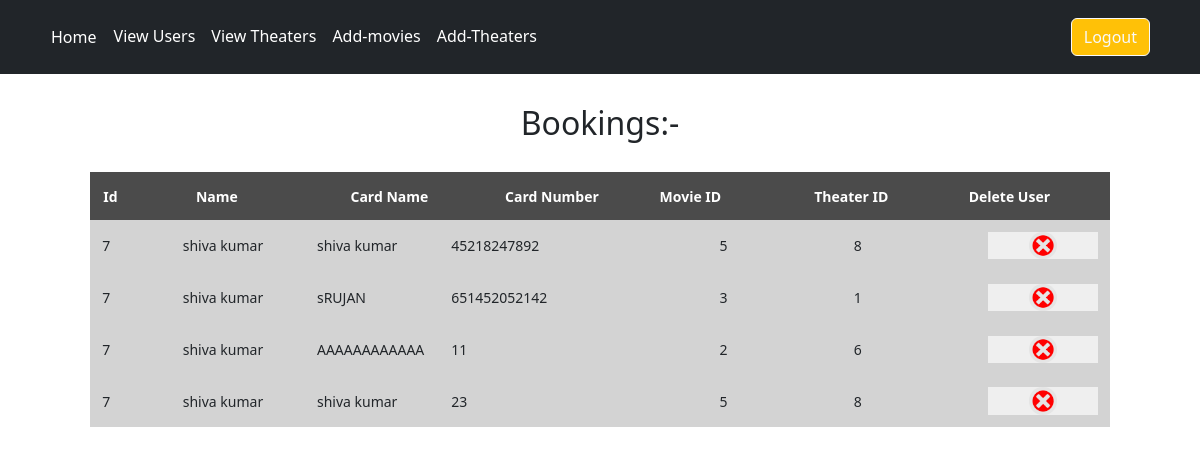
/adminRecords.php, run on the app's committed database.
### tables this page shows
CREATE TABLE `payment_accounts` (
  `order_id` int(100) NOT NULL,
  `id` int(100) NOT NULL,
  `name` varchar(225) NOT NULL,
  `Cardname` varchar(225) NOT NULL,
  `Cardnumber` bigint(100) NOT NULL,
  `movieId` int(100) NOT NULL,
  `theaterId` int(100) NOT NULL
);

### adminRecords.php (the view, shortened to what this page needs)
<?php include 'navbar3.php' ?>
<!DOCTYPE html>
<html lang="en">
<head>
    <link href="https://cdn.jsdelivr.net/npm/bootstrap@5.2.3/dist/css/bootstrap.min.css" rel="stylesheet">
    <link rel="stylesheet" href="css/theaters.css">
</head>
<body>
    <div class="container-class">
<?php
    $sql = "SELECT * FROM payment_accounts";
    $res = mysqli_query($conn, $sql);
    if($res== TRUE){
        $count = mysqli_num_rows($res);
        ?>
        <div class="">
        <h2 align="center" style="margin:30px">Bookings:- </h2>
        <table>
    <tr>
        <th class="idrow">Id</th>
        <th>Name</th>
        <th>Card Name</th>
        <th>Card Number</th>
        <th>Movie ID</th>
        <th  >Theater ID</th>
        <th>Delete User</th>
        </tr>
        </table>
        <?php
        if($count >0){
            while($rows = mysqli_fetch_assoc($res)){
                $id = $rows['id'];
                $name = $rows['name'];
                $cardname= $rows['Cardname'];
                $cardnumber = $rows['Cardnumber'];
                $movieId = $rows['movieId'];
                $theaterId = $rows['theaterId'];
                ?>
    <table>
    <tr>
        <td class="idrow" ><?php echo $id ?></td>
        <td><?php echo $name ?></td>
        <td><?php echo $cardname ?></td>
        <td><?php echo $cardnumber ?></td>
        <td><?php echo $adharnumber ?></td>
        <td><?php echo $movieId ?></td>
        <td><?php echo $theaterId ?></td>
        <td class="crossSymbolTd" id=" <?php echo  $id ?>name "> <button onclick="confirmDeleteUser()" ><img class="crossImg" src="images/symbols/crossSymbol.png" alt="" srcset=""> </button> </td>
        </tr>
        </table>
<?php
            }
        }
        else{
        }
    }
?>
</div>
</div>
</body>
</html>

### css/theaters.css (style rules this page uses)
table { margin: auto; width: 85%; background-color:black; table-layout: fixed; }
tr { font-weight: 500; font-size: 14px; background-color:lightgrey; }
tr td { padding: 1.2%; }
th { padding: 1.3%; background:rgba(51, 51, 51, 0.849); color: white; }
.crossImg { width: 25%; border-radius: 50%; }
.crossSymbolTd button { padding: 0; border: 0px solid black; }

### adminRecords.php (style rules this page uses)
.idrow { width: 6%; }
th , td { width: 10%; }

### data on the page
payment_accounts: id "7", name "shiva kumar", Cardname "shiva kumar", Cardnumber "45218247892", movieId "5", theaterId "8"
payment_accounts: id "7", name "shiva kumar", Cardname "sRUJAN", Cardnumber "651452052142", movieId "3", theaterId "1"
payment_accounts: id "7", name "shiva kumar", Cardname "AAAAAAAAAAAA", Cardnumber "11", movieId "2", theaterId "6"
payment_accounts: id "7", name "shiva kumar", Cardname "shiva kumar", Cardnumber "23", movieId "5", theaterId "8"
